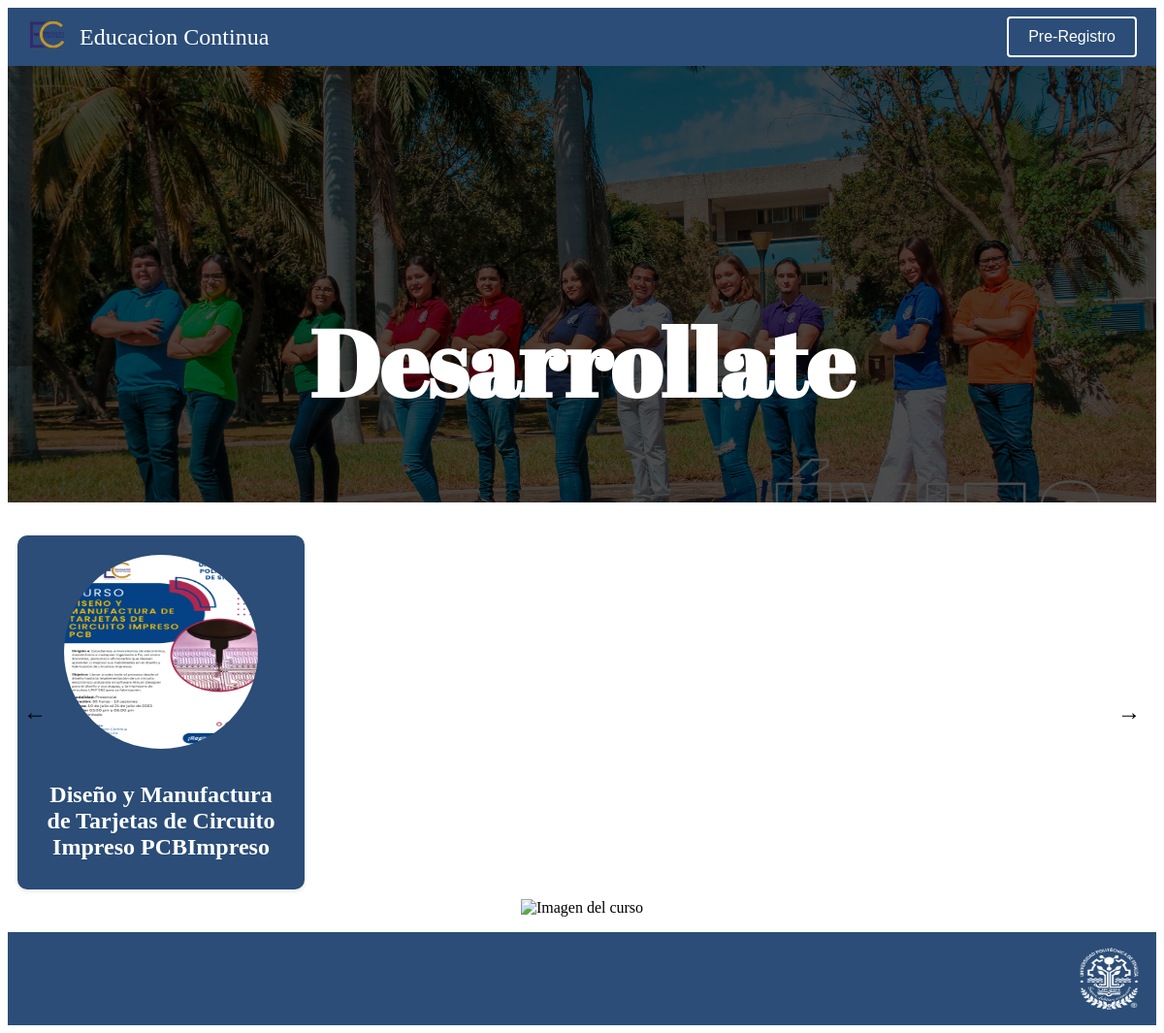
/, run on an earlier commit of the app's database.
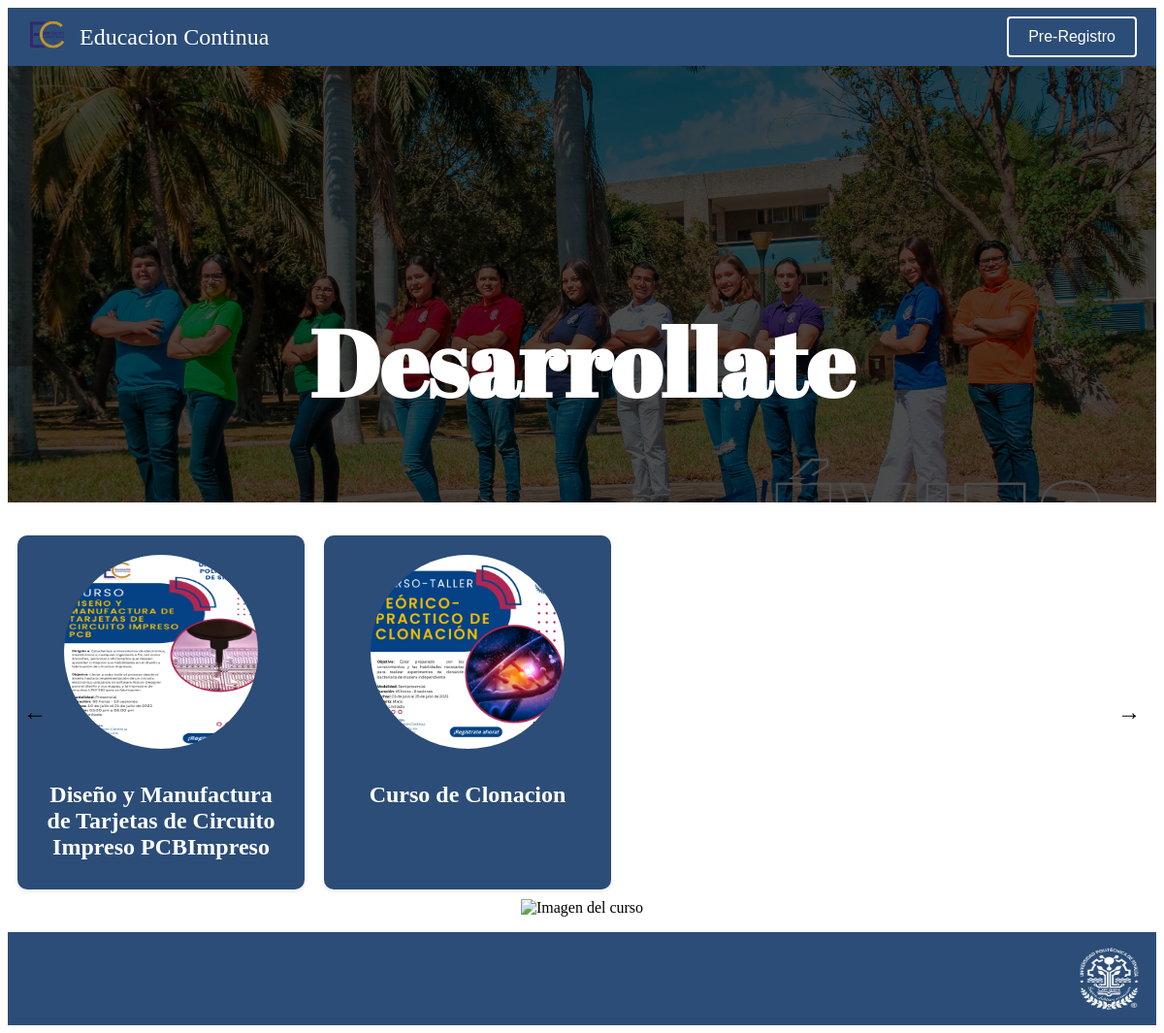
And on a later commit of the database.
### EC/models.py (models this page shows, shortened)
class Courses(models.Model):
    id= models.AutoField(primary_key=True)
    imagen = models.ImageField(upload_to='cajas/', blank=False)
    titulo = models.CharField(max_length=200, blank=False)
    descripcion = models.TextField(blank=False)

### EC/views.py (the view)
# urls.py: path('',main,name='main')
def main(request):
    courses = Courses.objects.all()
    return render(request,'index.html',  {'courses': courses})

### EC/templates/index.html (shortened to what this page needs)
{% load static %}
<!DOCTYPE html>
<html lang="es">
<head>
    <link rel="stylesheet" type="text/css" href="{% static 'css/styles.css' %}" />
</head>
<body>
    <header>
        <div class="header">
            <div class="logo_main", location.href='{%url 'main' %}';">
                <img src="media/loigo EC.png" alt="Logo" class="logo">
                <span class="label">Educacion Continua</span>
            </div>
            <button onclick="location.href='{% url 'Registro' %}';" class="register-button" >Pre-Registro</button>
        </div>
    </header>
    <section class="desarrollate">
        <div class="desarrollate-content">
            <h2 class="desarrollate-text"> Desarrollate </h2>
        </div>
    </section>
    <div class="slider-container">
        <div class="slider">
            {% for course in courses %}
                <div class="box" id="{{ course.id }}" onclick="mostrarImagenCurso('{{ course.imagen.url }}')">
                    <img src="{{ course.imagen.url }}" alt="Image">
                    <h2>{{ course.titulo }}</h2>
                </div>
            {% empty %}
                <div class="NoBox">
                    <h2>No hay Cursos por el momento</h2>
                </div>
            {% endfor %}
        </div>
        <div>
            <button class="prev-button">&larr;</button>
        </div>
        <div>
            <button class="next-button">&rarr;</button>
        </div>
    </div>
    <div id="imagen-curso">
        <img id="curso-imagen" src="" alt="Imagen del curso">
    </div>
    <footer class="footer">
        <img src="/media/Upsin_logo.png" alt="Upsin_logo" class="footer-img">
    </footer>
</body>
</html>

What changed in the data, as far as the page shows it:
added Courses: imagen (picture), titulo "Curso de Clonacion"
